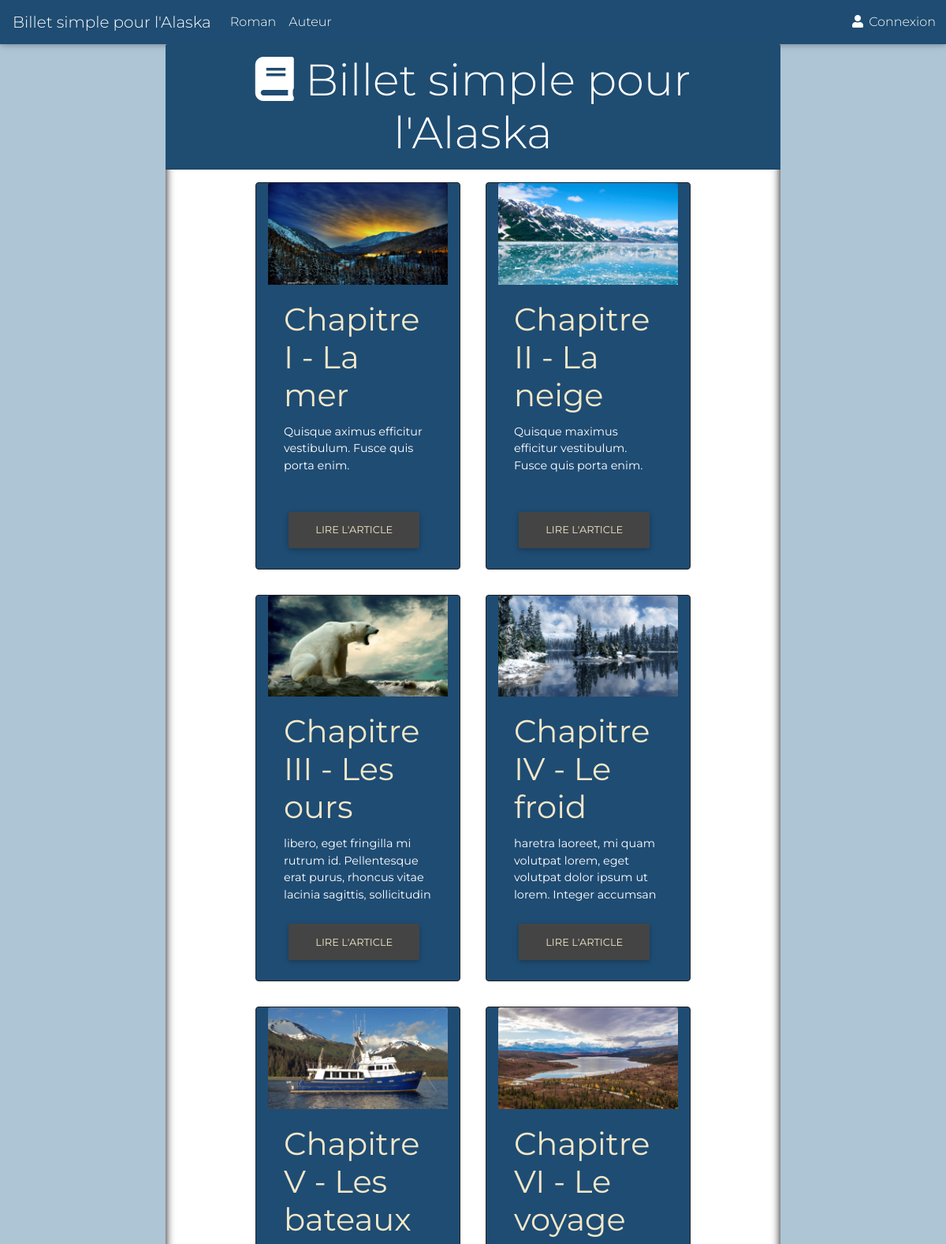
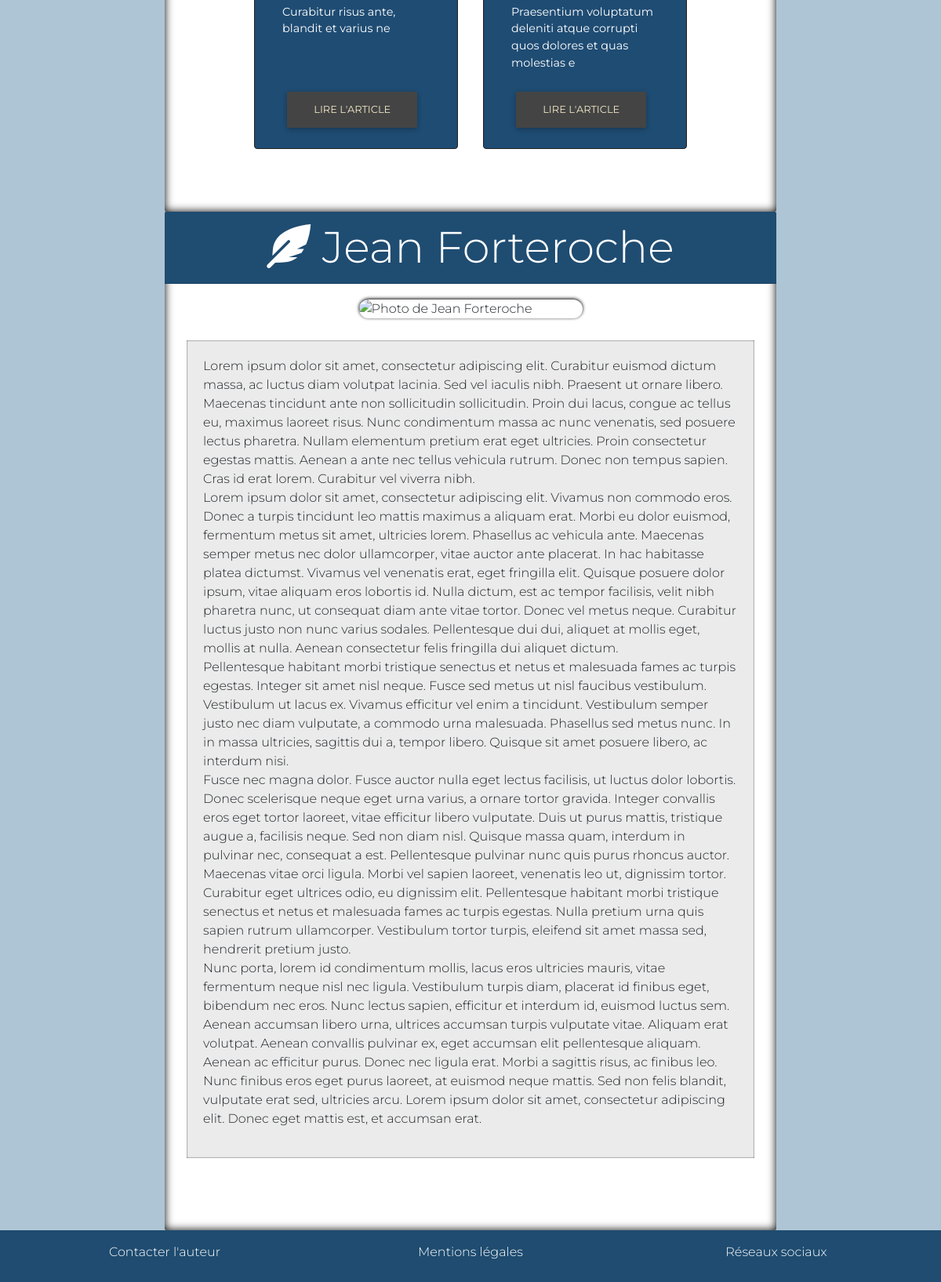
The page / on the database its author committed (2 pictures, top to bottom).
### tables this page shows
CREATE TABLE IF NOT EXISTS `billets` (
  `id` int(11) NOT NULL AUTO_INCREMENT,
  `title` varchar(255) NOT NULL,
  `content` text NOT NULL,
  `picture` varchar(255) NOT NULL,
  `description` varchar(255) NOT NULL,
  PRIMARY KEY (`id`)
);

### controller/PostController.php (called while the page is built, shortened)
<?php
require_once('model/PostManager.php');
class PostController
{
	public function listPosts()
	{
		$postManager = new PostManager();
		$posts = $postManager->getPosts();
		require('view/indexView.php');
	}
}

### model/PostManager.php (called while the page is built, shortened)
<?php
class PostManager extends Manager
{
	public function getPosts()
	{
		$db = $this->dbConnect();
		$req = $db->query('SELECT * FROM billets ORDER BY ID ');
		return $req;
	}
}

### view/indexView.php (the view, shortened to what this page needs)
<div id="book" class="container jumbotron jumbotron-fluid col-lg-8 col-md-12 col-sm-12 col-xs-12 d-flex flex-wrap justify-content-center ">
    <h1 class="display-4 card-header col-12 text-center"> <i class="fas fa-book"></i>  Billet simple pour l'Alaska</h1>
    <?php
    while ($data = $posts->fetch())
    {
    ?>
        <article class="article card col-xl-4 col-lg-5 col-sm-8 border-dark">
            <img class="card-img-top" src="<?= $data['picture'] ?>" alt="Card image cap">
            <div class="card-body">
                <h1 class="card-title"><?= $data['title'] ?></h5>
                <p class="card-text desc-chapter white-text"><?= $data['description'] ?></p>
                <a href="index.php?action=post&amp;id=<?= $data['id'] ?>" class="btn btn-primary">Lire l'article</a>
            </div>
        </article>
    <?php
    }
    ?>
</div>
<div id="author" class="container jumbotron jumbotron-fluid col-lg-8 col-md-12 col-sm-12 col-xs-12 d-flex flex-wrap justify-content-center ">
        <h1 class="display-4 card-header col-12 text-center"> <i class="fas fa-feather-alt"></i> Jean Forteroche </h1>
        <img class="pic-container" id="jf-pic" src="https://img.lemde.fr/2017/09/09/0/0/5472/3648/688/0/60/0/e40d613_32193-12eqpy2.bvaolayvi.jpg" alt="Photo de Jean Forteroche">
        <p class="text-container" id="bio">
            Lorem ipsum dolor sit amet, consectetur adipiscing elit. Curabitur euismod dictum massa, ac luctus diam volutpat lacinia. Sed vel iaculis nibh. Praesent ut ornare libero. Maecenas tincidunt ante non sollicitudin sollicitudin. Proin dui lacus, congue ac tellus eu, maximus laoreet risus. Nunc condimentum massa ac nunc venenatis, sed posuere lectus pharetra. Nullam elementum pretium erat eget ultricies. Proin consectetur egestas mattis. Aenean a ante nec tellus vehicula rutrum. Donec non tempus sapien. Cras id erat lorem. Curabitur vel viverra nibh.<br>
            Lorem ipsum dolor sit amet, consectetur adipiscing elit. Vivamus non commodo eros. Donec a turpis tincidunt leo mattis maximus a aliquam erat. Morbi eu dolor euismod, fermentum metus sit amet, ultricies lorem. Phasellus ac vehicula ante. Maecenas semper metus nec dolor ullamcorper, vitae auctor ante placerat. In hac habitasse platea dictumst. Vivamus vel venenatis erat, eget fringilla elit. Quisque posuere dolor ipsum, vitae aliquam eros lobortis id. Nulla dictum, est ac tempor facilisis, velit nibh pharetra nunc, ut consequat diam ante vitae tortor. Donec vel metus neque. Curabitur luctus justo non nunc varius sodales. Pellentesque dui dui, aliquet at mollis eget, mollis at nulla. Aenean consectetur felis fringilla dui aliquet dictum.<br>
            Pellentesque habitant morbi tristique senectus et netus et malesuada fames ac turpis egestas. Integer sit amet nisl neque. Fusce sed metus ut nisl faucibus vestibulum. Vestibulum ut lacus ex. Vivamus efficitur vel enim a tincidunt. Vestibulum semper justo nec diam vulputate, a commodo urna malesuada. Phasellus sed metus nunc. In in massa ultricies, sagittis dui a, tempor libero. Quisque sit amet posuere libero, ac interdum nisi.<br>
            Fusce nec magna dolor. Fusce auctor nulla eget lectus facilisis, ut luctus dolor lobortis. Donec scelerisque neque eget urna varius, a ornare tortor gravida. Integer convallis eros eget tortor laoreet, vitae efficitur libero vulputate. Duis ut purus mattis, tristique augue a, facilisis neque. Sed non diam nisl. Quisque massa quam, interdum in pulvinar nec, consequat a est. Pellentesque pulvinar nunc quis purus rhoncus auctor. Maecenas vitae orci ligula. Morbi vel sapien laoreet, venenatis leo ut, dignissim tortor. Curabitur eget ultrices odio, eu dignissim elit. Pellentesque habitant morbi tristique senectus et netus et malesuada fames ac turpis egestas. Nulla pretium urna quis sapien rutrum ullamcorper. Vestibulum tortor turpis, eleifend sit amet massa sed, hendrerit pretium justo.<br>
            Nunc porta, lorem id condimentum mollis, lacus eros ultricies mauris, vitae fermentum neque nisl nec ligula. Vestibulum turpis diam, placerat id finibus eget, bibendum nec eros. Nunc lectus sapien, efficitur et interdum id, euismod luctus sem. Aenean accumsan libero urna, ultrices accumsan turpis vulputate vitae. Aliquam erat volutpat. Aenean convallis pulvinar ex, eget accumsan elit pellentesque aliquam. Aenean ac efficitur purus. Donec nec ligula erat. Morbi a sagittis risus, ac finibus leo. Nunc finibus eros eget purus laoreet, at euismod neque mattis. Sed non felis blandit, vulputate erat sed, ultricies arcu. Lorem ipsum dolor sit amet, consectetur adipiscing elit. Donec eget mattis est, et accumsan erat.<br>
        </p>
</div>
<?php $content = ob_get_clean(); ?>
<?php require('template.php'); ?>

### index.php (shortened to what this page needs)
<?php
require('controller/PostController.php');
$postController = new PostController();
$commentController = new CommentController();
try {
    if (isset($_GET['action'])) {
        if ($_GET['action'] == 'listPosts') {
            $postController->listPosts();
        }
        elseif ($_GET['action'] == 'post') {
            if (isset($_GET['id']) && $_GET['id'] > 0) {
                $postController->post();
            }
            else {
                throw new Exception('Aucun identifiant de billet envoyé');
            }
        }
        elseif ($_GET['action'] == 'addComment') {
            if (isset($_GET['id']) && $_GET['id'] > 0) {
                if (!empty($_POST['author']) && !empty($_POST['comment'])) {
                    $commentController->addComment($_GET['id'], $_POST['author'], $_POST['comment']);
                }
                else {
                    throw new Exception('Tous les champs ne sont pas remplis !');
                }
            }
            else {
                throw new Exception('Aucun identifiant de billet envoyé');
            }
        }
        elseif ($_GET['action'] == 'admin') {
            if (isset($_POST['email']) && isset($_POST['password'])) {
                $adminPostController = new AdminPostController($_POST['email'], $_POST['password']);
                $adminPostController->listPostsAdmin();
            } else {
                $adminPostController = new AdminPostController($_SESSION['email'], $_SESSION['password']);
                $adminPostController->listPostsAdmin();
            }
        }
        elseif ($_GET['action'] == 'newPost') {
            $adminPostController = new AdminPostController($_SESSION['email'], $_SESSION['password']);
            $adminPostController->newPost();
        }
        elseif ($_GET['action'] == 'addPost') {
            if (!empty($_POST['title']) && !empty($_POST['description']) && !empty($_POST['content'] && !empty($_FILES['picture']['tmp_name']))) {
                $adminPostController = new AdminPostController($_SESSION['email'], $_SESSION['password']);
                $adminPostController->addPost($_POST['title'], $_POST['content'], $_FILES['picture']['tmp_name'], $_POST['description']);
            }else{
                $_SESSION["notify"] = "incomplete-post";
                header('Location: index.php?action=newPost');
            }
        }
        elseif ($_GET['action'] == 'delPost') {
            $adminPostController = new AdminPostController($_SESSION['email'], $_SESSION['password']);
            $adminPostController->delPost($_GET['id']);
        }
        elseif ($_GET['action'] == 'editPost') {
            $adminPostController = new AdminPostController($_SESSION['email'], $_SESSION['password']);
            $adminPostController->editPost($_GET['id']);
        }
        elseif ($_GET['action'] == 'updatePost') {
            $adminPostController = new AdminPostController($_SESSION['email'], $_SESSION['password']);
            if (!empty($_POST['title']) && !empty($_POST['description']) && !empty($_POST['content'])) {
                $adminPostController->updatePost($_GET['id'], $_POST['title'], $_POST['content'], $_FILES['picture']['tmp_name'], $_POST['description']);
            }else{
                $_SESSION["notify"] = "incomplete-post";
                header('Location: index.php?action=admin');
            }
        }
        elseif ($_GET['action'] == 'listComment') {
            $adminCommentController = new AdminCommentController($_SESSION['email'], $_SESSION['password']);
            $adminCommentController->listComment();
        }
        elseif ($_GET['action'] == 'reportedComment') {
            $adminCommentController = new AdminCommentController($_SESSION['email'], $_SESSION['password']);
            $adminCommentController->listComment();
        }
        elseif ($_GET['action'] == 'delComment') {
            $adminCommentController = new AdminCommentController($_SESSION['email'], $_SESSION['password']);
            $adminCommentController->delComment($_GET['id']);
        }
        elseif ($_GET['action'] == 'revokeComment') {
            $adminCommentController = new AdminCommentController($_SESSION['email'], $_SESSION['password']);
            $adminCommentController->revokeComment($_GET['id']);
        }
        elseif ($_GET['action'] == 'reportComment') {
            $commentController->reportComment($_GET['id'], $_GET['p_id']);
        }
        elseif ($_GET['action'] == 'notAuthorized')
        {
            $_SESSION["notify"] = "not-authorized";
            $postController->listPosts();
        }
        elseif ($_GET['action'] == 'disconnect')
        {
            session_destroy();
            header('Location: index.php');
        }
    }
    else {
    	$postController->listPosts();
    }
}
catch(Exception $e) {
    echo 'Erreur : ' . $e->getMessage();
}

### view/template.php (shortened to what this page needs)
<!DOCTYPE html>
<html>
   <head>
      <link rel="stylesheet" type="text/css" href="public/css/bootstrap.min.css">
      <link rel="stylesheet" type="text/css" href="public/css/mdb.min.css">
      <link rel="stylesheet" type="text/css" href="public/css/toastr.css">
      <link rel="stylesheet" type="text/css" href="public/css/style.css">
      <link rel="stylesheet" href="https://use.fontawesome.com/releases/v5.8.1/css/all.css">
   </head>
   <body>
      <div class="container-fluid">
         <header class="row">
            <nav class="navbar navbar-expand-lg navbar-dark col-12">
               <a class="navbar-brand d-none d-lg-block" href="index.php">Billet simple pour l'Alaska</a>
               <ul class="navbar-nav mr-auto">
                  <li class="nav-item">
                     <a class="nav-link" href="index.php#book">
                     Roman
                     </a>
                  </li>
                  <li class="nav-item">
                     <a class="nav-link" href="index.php#author">
                     Auteur
                     </a>
                  </li>
                  <li class="nav-item connexion">
                     <?php
                        if (isset($_SESSION['email']) && isset($_SESSION['password'])) {
                           echo '<a class="nav-link" href="index.php?action=admin"><i class="fas fa-cogs"></i> Panneau d\'administration</a>';
                        } else {
                           echo '<a class="nav-link" href="#" data-toggle="modal" data-target="#modalLoginForm" > <i class="fas fa-user"></i> Connexion</a>';
                        }
                     ?>
                  </li>
                  </div>
         <?= $content ?>
         <footer class="row">
            <div id="footer" class="col-12 d-flex flex-row">
               <div class="col-4 footer-content pt-3">
                  <a href="">Contacter l'auteur</a>
               </div>
               <div class="col-4 footer-content pt-3">Mentions légales</div>
               <div class="col-4 footer-content pt-3">Réseaux sociaux</div>
            </div>
         </footer>
   </body>
</html>

### public/css/style.css (style rules this page uses)
html { scroll-behavior: smooth; }
body { background-color: #aec5d5; font-family: 'Montserrat', sans-serif; }
.navbar { background-color: #1f4c72; }
.card-header { background-color: rgb(31, 76, 113); color: white; }
.connexion { position: absolute; right: 5px; }
.article { background-color: #1F4C73; color: #F2E8C9; margin: 16px; box-shadow: 1px 1px 8px black; }
.jumbotron-fluid { padding-top: 0; box-shadow: inset 0px 0px 12px black; margin-bottom: 0; background-color: white; }
.btn-primary { color: #f2e8c9!important; background-color: #444444!important; border-color: #636363!important; }
.desc-chapter { max-height: 90px; overflow: auto; min-height: 90px; }
.text-container { padding: 21px; padding-bottom: 38px; background-color: #00000014; margin: 28px; box-shadow: inset 0px 0px 2px; position: relative; width: 96%; overflow-wrap: break-word; }
.pic-container { width: 285px; border-radius: 44px; box-shadow: 0px -1px 4px 0px black; margin-top: 20px; }
#footer { height: 66px; background-color: #1f4c70; color: white; }
.footer-content { text-align: center; }
a { color: white }

### rows shown on the page
billets: picture (picture), title "Chapitre I - La mer", description "Quisque aximus efficitur vestibulum. Fusce quis porta enim."
billets: picture (picture), title "Chapitre II - La neige", description "Quisque maximus efficitur vestibulum. Fusce quis porta enim."
billets: picture (picture), title "Chapitre III - Les ours", description "libero, eget fringilla mi rutrum id. Pellentesque erat purus, rhoncus vitae lacinia sagittis, sollicitudin…"
billets: picture (picture), title "Chapitre IV - Le froid", description "haretra laoreet, mi quam volutpat lorem, eget volutpat dolor ipsum ut lorem. Integer accumsan…"
billets: picture (picture), title "Chapitre V - Les bateaux", description "Curabitur risus ante, blandit et varius ne"
billets: picture (picture), title "Chapitre VI - Le voyage", description "Praesentium voluptatum deleniti atque corrupti quos dolores et quas molestias e"
